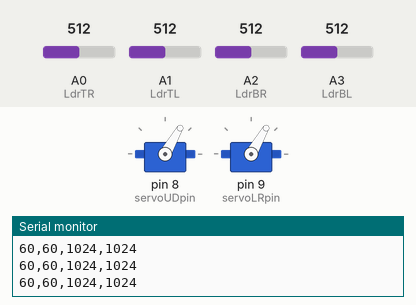
This sketch was run on a simulated Arduino Uno, built with avr-gcc and run on an emulated ATmega328P. Parts: 2 × servo, the last lines printed to the serial monitor. Inputs (shaded band) come from the test bench; at power-on: A3 (LdrBL) = 512, A0 (LdrTR) = 512, A1 (LdrTL) = 512, A2 (LdrBR) = 512.

Above: at 1.2 s.
1.3 s: A3 (LdrBL) set to 306
At 3.0 s:
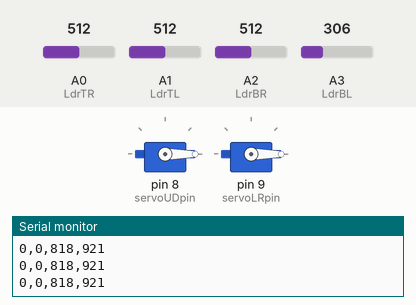
4.3 s: A0 (LdrTR) set to 317
5.8 s: A0 (LdrTR) set to 287
At 6.59 s:
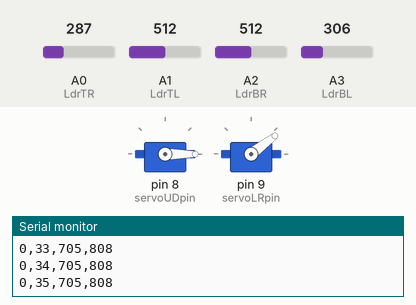
8.8 s: A1 (LdrTL) set to 306
At 9.03 s:
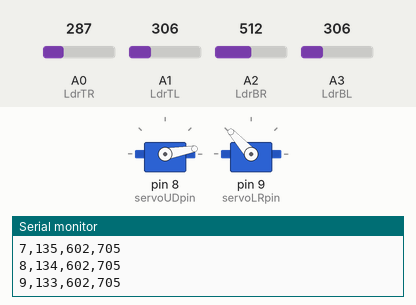
11.8 s: A2 (LdrBR) set to 339
14.0 s: A2 (LdrBR) set to 313
At 14.17 s:
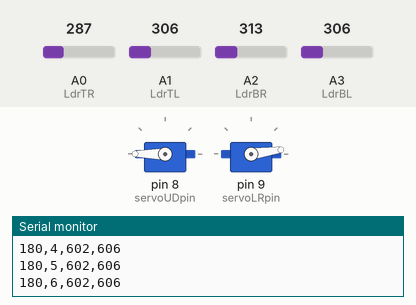
Timing chart, 0 to 18.0 s (numbered marks = the images above; inputs shaded):
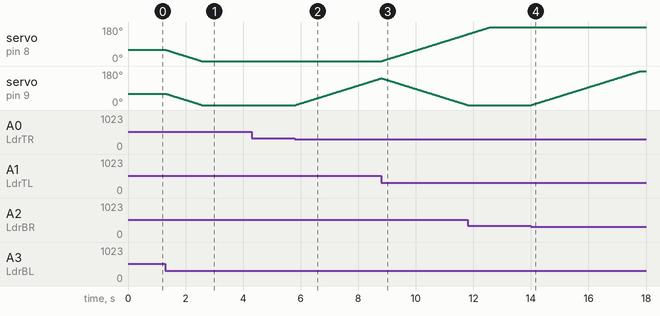

The sketch:

arduinouno.ino
```cpp
#include <SoftwareSerial.h>
#include <Servo.h>

String cdata;
int angServoUD;
int angServoLR;
int avgUD;
int avgLR;

// Servo
Servo servoUD; // Black Servo
int servoUDpin = 8;
Servo servoLR; // Blue Servo
int servoLRpin = 9;

// Set limit it rotate
int servoLimitHigh = 180;
int servoLimitLow = 180;

// LDR
int LdrTR = A0; // Top right
int LdrTL = A1; // Top left
int LdrBR = A2; // Bot right
int LdrBL = A3; // Bot left

void setup() {
  // Servo Setup
  servoUD.attach(servoUDpin);
  servoLR.attach(servoLRpin);
  servoUD.write(60);
  servoLR.write(60);

  //Serial Setup
  Serial.begin(9600);


}
void loop()
{
  int valServoUD = servoUD.read();
  int valServoLR = servoLR.read();
  angServoUD = valServoUD;
  angServoLR = valServoLR;

  int topR = analogRead(LdrTR);
  int topL = analogRead(LdrTL);
  int botR = analogRead(LdrBR);
  int botL = analogRead(LdrBL);

  int avgtop = (topL + topR);   // average of top
  int avgbot = (botL + botL);   // average of bottom
  int avgleft = (topL + botL);  // average of left
  int avgright = (topR + botR); // average of right
  avgUD = (avgtop + avgbot) / 2;
  avgLR = (avgleft + avgright) / 2;

  // To move Up and down of the servo
  if (avgtop < avgbot)
  {
    servoUD.write(valServoUD + 1);

    if (valServoUD > servoLimitHigh)
    {
      valServoUD = servoLimitHigh;
    }
    delay(10);
  }
  else if (avgbot < avgtop)
  {

    servoUD.write(valServoUD - 1);

    if (valServoUD < servoLimitLow)
    {
      valServoUD = servoLimitLow;
    }

    delay(10);
  }
  else
  {
    servoUD.write(valServoUD);
  }

  // To move Left and Right of the servo

  if (avgleft > avgright)
  {
    servoLR.write(valServoLR + 1);

    if (valServoLR > servoLimitHigh)
    {
      valServoLR = servoLimitHigh;
    }
  }
  else if (avgright > avgleft)
  {
    servoLR.write(valServoLR - 1);
  }
  else
  {
    servoLR.write(valServoLR);
  }

  delay(10);
  // temperature,humid,angleservoUD,angleservoLR,avgUD,avgLR
  cdata = cdata + angServoUD + "," + angServoLR + "," + avgUD + "," + avgLR;
  Serial.println(cdata);
  cdata = "";

}
```

Measured:
- the behaviour switches between 306 and 305 on A0 (LdrTR) (found by bisection; images 1 and 2)
- the behaviour switches between 325 and 324 on A2 (LdrBR) (found by bisection; images 3 and 4)
- after the input at 1.3 s, servo on pin 8 (servoUDpin), servo on pin 9 (servoLRpin): moves from 60° to 0° over 1.2 s, starting at once
- after the input at 5.8 s, servo on pin 9 (servoLRpin): moves from 0° to 141° over 3.0 s, starting at once
- after the input at 8.8 s, servo on pin 8 (servoUDpin): moves from 0° to 141° over 3.0 s, starting at once
- after the input at 14.0 s, servo on pin 9 (servoLRpin): moves from 0° to 180° over 3.8 s, starting at once
